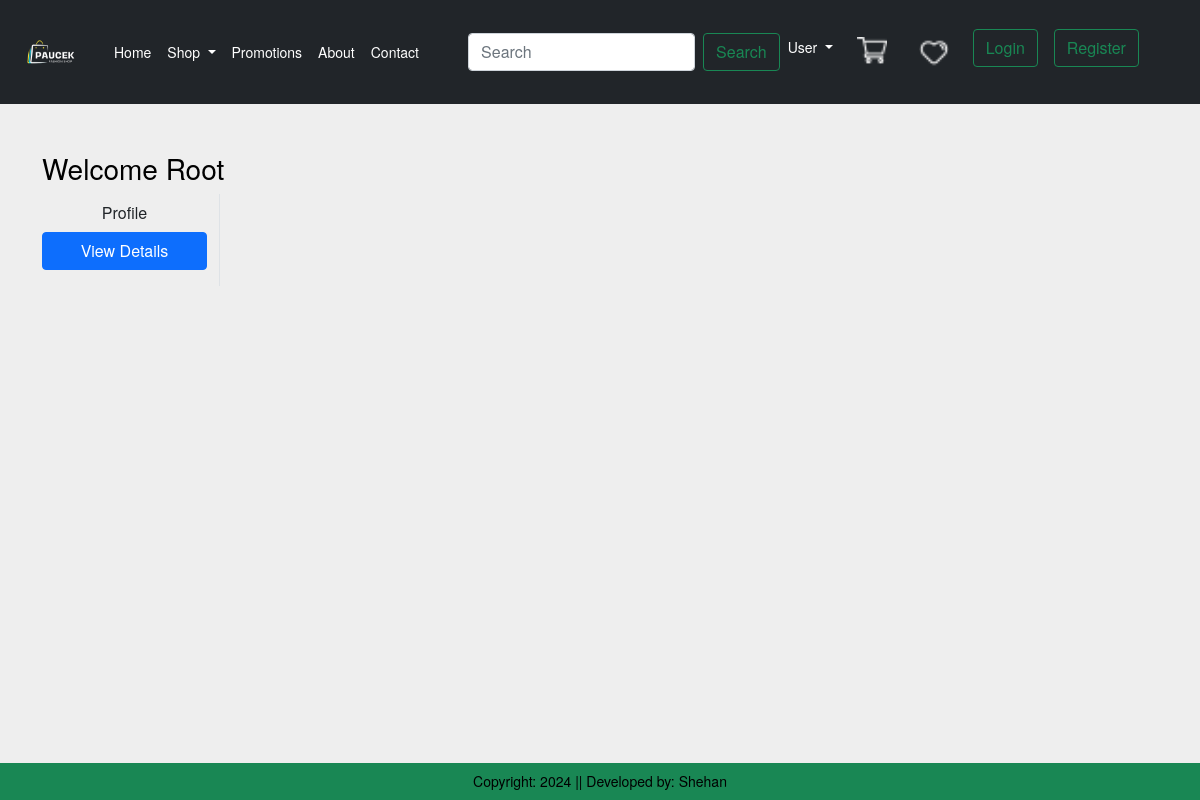
The app's page /address/ (signed in), older data.
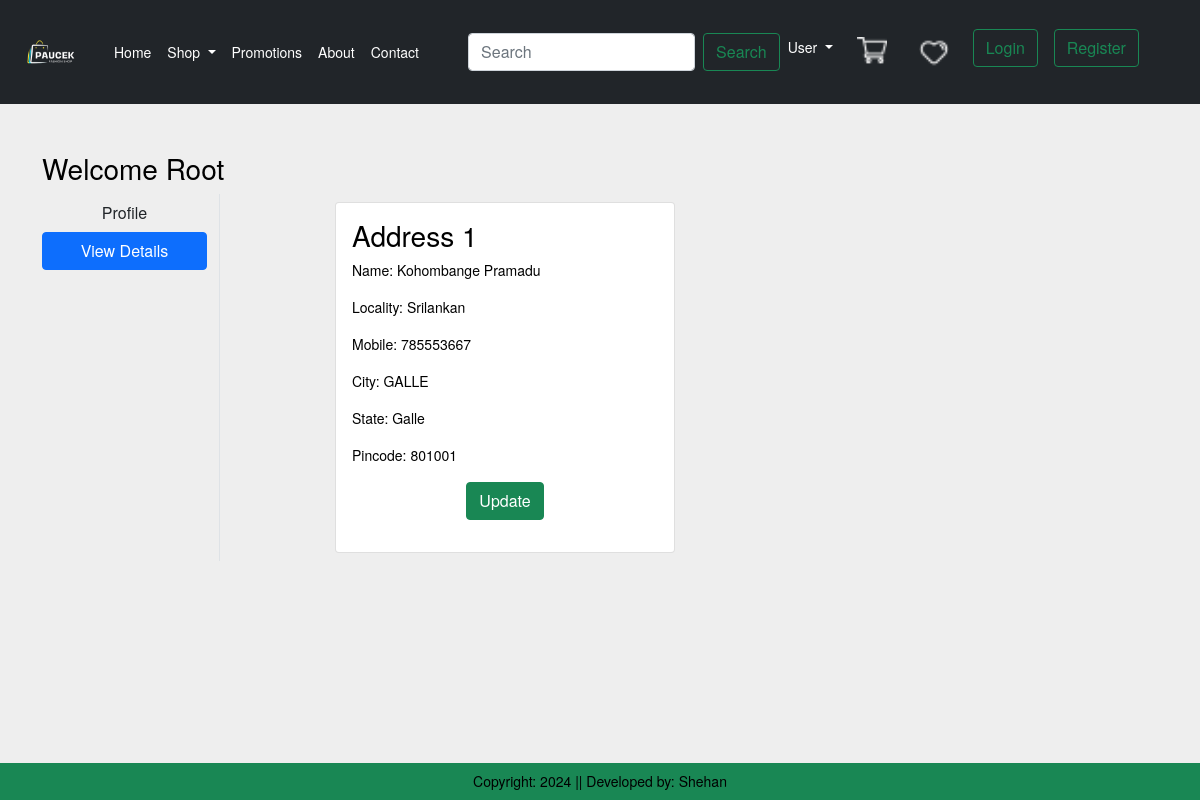
The same page, newer data.
### app/models.py (models this page shows, shortened)
class Customer(models.Model):
    user = models.ForeignKey(User, on_delete=models.CASCADE)
    name = models.CharField(max_length=200)
    locality = models.CharField(max_length=200)
    city = models.CharField(max_length=50)
    mobile = models.IntegerField(default=0)
    zipcode = models.IntegerField()
    state = models.CharField( max_length=100)

### app/views.py (the view)
def address(request):
    add = Customer.objects.filter(user =request.user)
    return render(request,"app/address.html",locals())

### app/templates/app/address.html (shortened to what this page needs)
{% extends 'app/index.html' %}
{% load static %}
{% block main-content %}
<div class="container my-5">
    <div class="row">
        <h3>Welcome <span class="text-capitalize">{{ request.user }}</span></h3>
        <div class="col-sm-2 border-end">
            <ul class="list-unstyled">
                <li class="d-grid"><a href="{% url 'profile' %}" class="btn">Profile</a></li>
                <li class="d-grid"><a href="{% url 'address' %}" class="btn btn-primary">View Details</a></li>
            </ul>
        </div>
        <div class="col-sm-8 offset-sm-1">
            <div class="row">
                {% for ad in add %}
                <div class="col-sm-6">
                    <div class="card m-2">
                        <div class="card-body">
                            <h3>Address {{ forloop.counter }}</h3>
                            <p>Name: {{ ad.name }}</p>
                            <p>Locality: {{ ad.locality }}</p>
                            <p>Mobile: {{ ad.mobile }}</p>
                            <p>City: {{ ad.city }}</p>
                            <p>State: {{ ad.state }}</p>
                            <p>Pincode: {{ ad.zipcode }}</p>
                            <p class="text-center">
                                <a href="{% url 'updateAddress' pk=ad.id %}" type="button" class="btn btn-success">Update</a>
                            </p>
                        </div>
                    </div>
                </div>
                {% endfor %}
            </div>
        </div>
    </div>
</div>
{% endblock main-content %}

### app/templates/app/index.html (shortened to what this page needs)
<!DOCTYPE html>
{% load static %}
<html lang="en">
<head>
    <link href="https://cdn.jsdelivr.net/npm/bootstrap@5.0.2/dist/css/bootstrap.min.css" rel="stylesheet">
    <link rel="stylesheet" href="{% static 'app/css/owl.carousel.min.css' %}">
    <link rel="stylesheet" href="{% static 'app/css/all.min.css' %}">
    <link rel="stylesheet" href="{% static 'app/css/style.css' %}">
</head>
<body>
    <nav class="navbar navbar-expand-lg navbar-dark bg-dark">
        <div class="container-fluid">
            <a class="navbar-brand" href="{% url 'home'%}"><img src="{% static 'app/images/brand Logo.png' %}" width="78" height="auto"></a>
            <div class="collapse navbar-collapse" id="navbarSupportedContent">
                <ul class="navbar-nav me-auto mb-2 mb-lg-0">
                    <li class="nav-item">
                        <a class="nav-link active" aria-current="page" href="{% url 'home'%}">Home</a>
                    </li>
                    <li class="nav-item dropdown">
                        <a class="nav-link dropdown-toggle text-white" href="#" id="navbarDropdown" role="button" data-bs-toggle="dropdown" aria-expanded="false">
                            Shop
                        </a>
                    </li>
                    <li class="nav-item">
                        <a class="nav-link text-white" href="{%url 'Promotion'%}">Promotions</a>
                    </li>
                    <li class="nav-item">
                        <a class="nav-link text-white" href="{%url 'About'%}">About</a>
                    </li>
                    <li class="nav-item">
                        <a class="nav-link text-white" href="{%url 'Contact'%}">Contact</a>
                    </li>
                </ul>
                <form class="d-flex">
                    <input class="form-control me-2" type="search" placeholder="Search" aria-label="Search">
                    <button class="btn btn-outline-success" type="submit">Search</button>
                </form>
            </div>
            <div class="collapse navbar-collapse" id="navbarSupportedContent">
                <ul class="navbar-nav me-auto mb-2 mb-lg-0">
                    <li class="nav-item dropdown">
                        <a class="nav-link dropdown-toggle text-white" href="#" id="navbarDropdown" role="button" data-bs-toggle="dropdown" aria-expanded="false">
                            User
                        </a>
                    </li>
                    <li  class="nav-item mx-2">
                        <a href="#" class="nav-link text-white"><img src="{% static 'app/images/shopping-cart.png' %}" height="30px" ></a>
                    </li>
                    <li  class="nav-item mx-2">
                        <a href="#" class="nav-link text-white"><img src="{% static 'app/images/wishlist (1).png' %}" height="30px" ></a>
                    </li>
                    <li  class="nav-item mx-2">
                        <a class="btn btn-outline-success" href="{% url 'Login' %}">Login</a>
                    </li>
                    <li  class="nav-item mx-2">
                        <a class="btn btn-outline-success" href="{% url 'customerregistration' %}">Register</a>
                    </li>
                </ul>
            </div>
        </div>
    </nav>
    {% block main-content %}{% endblock main-content %}
    <footer class="container-fluid fixed-bottom bg-success text-center p-2 mt-5">Copyright: 2024 || Developed by: Shehan</footer>
</body>
</html>

### app/static/app/css/style.css (style rules this page uses)
html, body { position: relative; height: 100%; }
body { background: #eee; font-family: Helvetica Neue, Helvetica, Arial, sans-serif; font-size: 14px; color: #000; margin: 0; padding: 0; }

Row changes from the older to the newer data that the page shows:
added Customer: name "Kohombange Pramadu", locality "Srilankan", mobile "785553667", city "GALLE", state "Galle", zipcode "801001"
